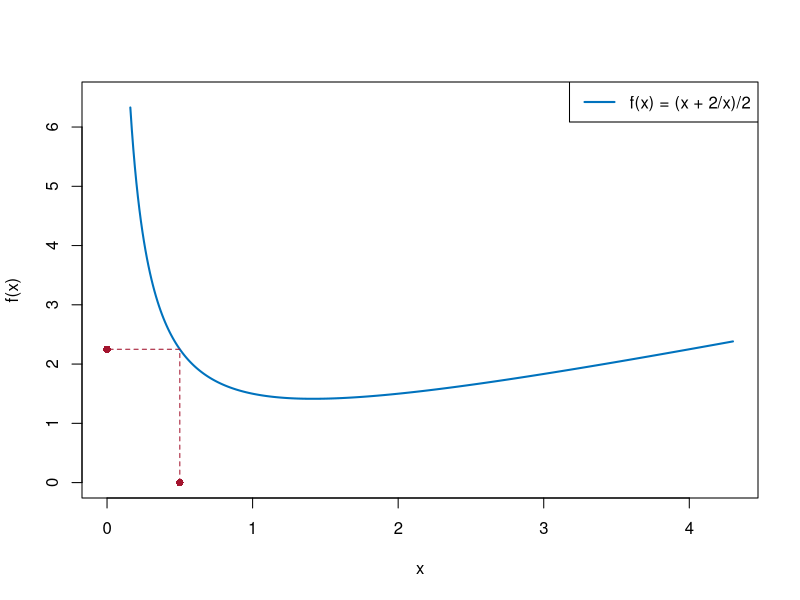

Generate this figure with R:
# Abb. 1.7: Aktualisierungsfunktion des Heron-Verfahrens (Buch, Abschnitt 1.1, Gl. 1.4)
# f(x) = (x + 2/x)/2 und erster Schritt x_0 = 0.5 -> x_1 = f(x_0)
# (c) 2026 Philipp Kügler · Programm zum Buch „Dynamische Systeme in den Lebenswissenschaften“ · MIT-Lizenz (siehe LICENSE)
f <- function(x) 0.5 * (x + 2 / x)
x0 <- 0.5
x1 <- f(x0)
cat(sprintf("x_0 = %g,  x_1 = f(x_0) = %g\n", x0, x1))   # x_1 = 2.25

rot <- rgb(0.64, 0.08, 0.18); blau <- rgb(0, 0.447, 0.741)
x <- seq(0.16, 4.3, length.out = 400)
plot(x, f(x), type = "l", col = blau, lwd = 2, xlim = c(0, 4.3), ylim = c(0, 6.5), xlab = "x", ylab = "f(x)")
lines(c(x0, x0, 0), c(0, x1, x1), lty = 2, col = rot)      # hoch zur Kurve, dann zur y-Achse
points(c(x0, 0), c(0, x1), pch = 16, col = rot)
legend("topright", legend = "f(x) = (x + 2/x)/2", col = blau, lwd = 2)
